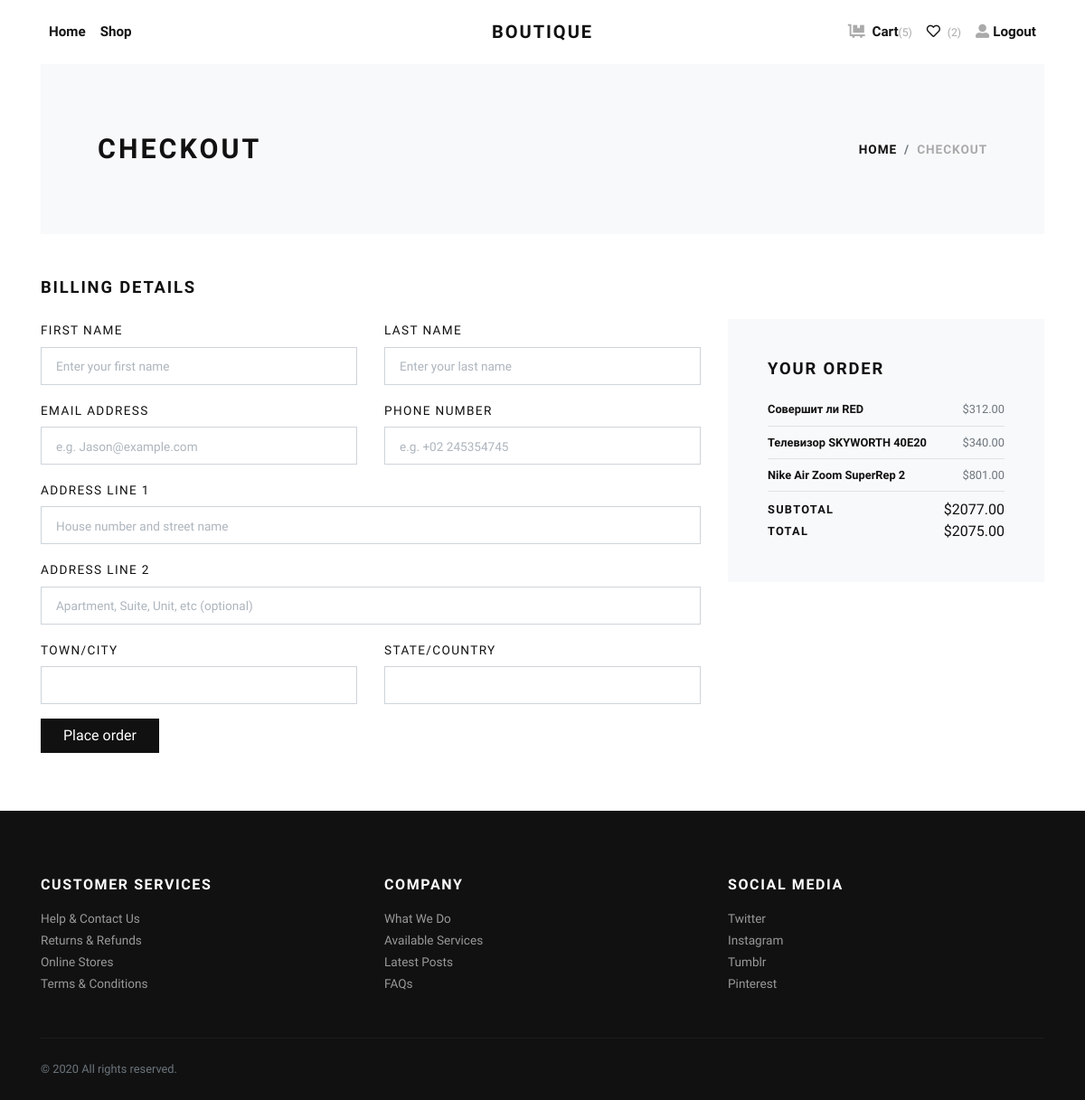
The page /checkout/ (signed in) on the database as committed earlier.
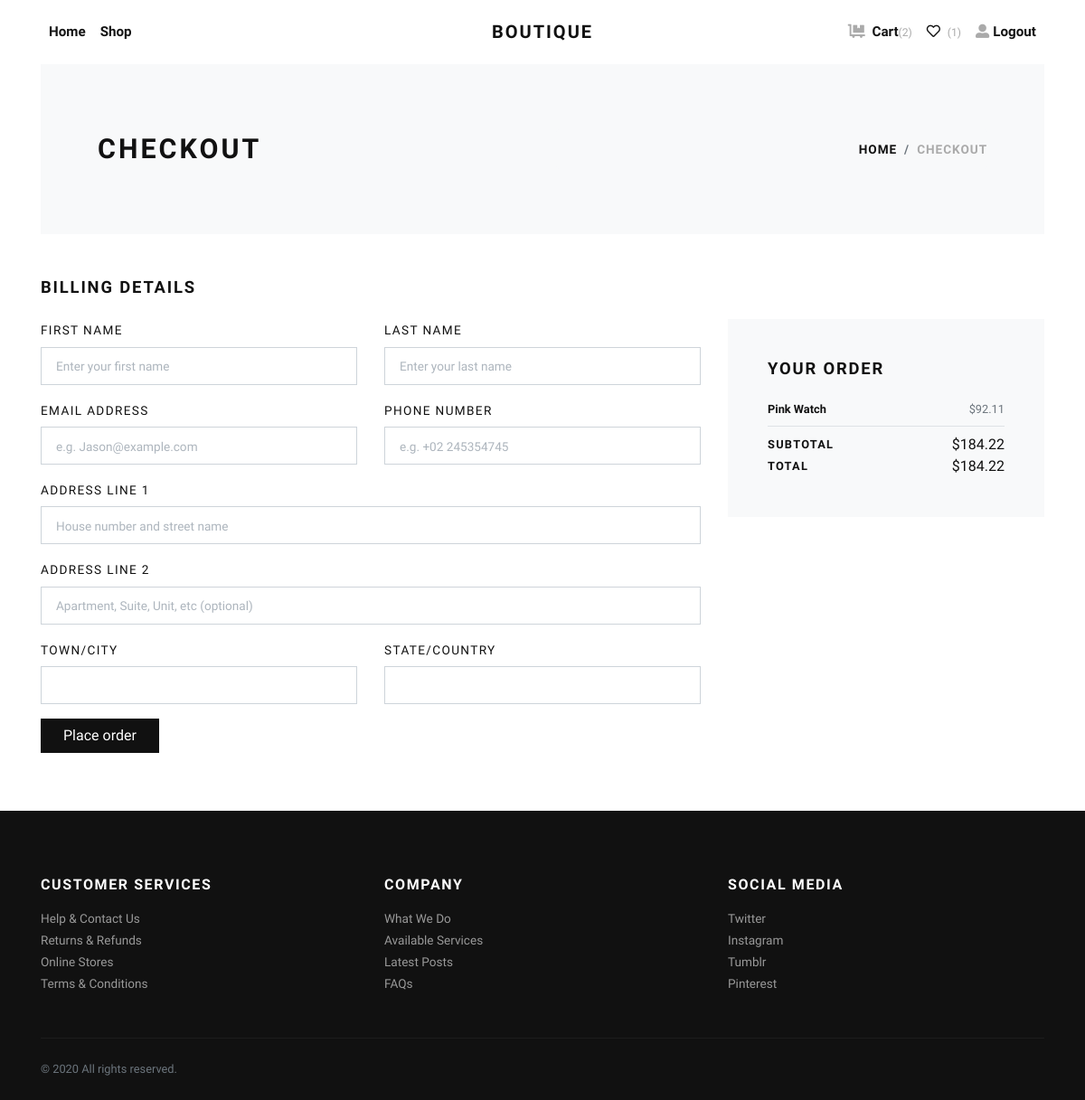
The same page on the database as committed later.
### products/models.py (models this page shows, shortened)
class Customer(models.Model):
    user = models.OneToOneField(
        User, on_delete=models.CASCADE, null=True, blank=True)
    full_name = models.CharField(max_length=200, null=True)
    email = models.CharField(max_length=200, null=True)

class Order(models.Model):
    customer = models.ForeignKey(
        Customer, on_delete=models.CASCADE)
    coupon = models.ForeignKey(
        Coupon, on_delete=models.SET_NULL, blank=True, null=True)
    complete = models.BooleanField(default=False)
    @property
    def get_cart_total(self):
        order_items = self.orderitem_set.all()
        total = sum([item.get_total for item in order_items])
        return total
    @property
    def get_cart_items(self):
        order_items = self.orderitem_set.all()
        total = sum([item.quantity for item in order_items])
        return total
    @property
    def get_coupon(self):
        if self.coupon:
            return True
        return False

class OrderItem(models.Model):
    product = models.ForeignKey(
        Product, on_delete=models.CASCADE)
    order = models.ForeignKey(
        Order, on_delete=models.SET_NULL, blank=True, null=True)
    quantity = models.IntegerField(default=0, null=True, blank=True)
    date_added = models.DateTimeField(auto_now_add=True)
    @property
    def get_total(self):
        total = self.product.price * self.quantity
        return total

class Product(models.Model):
    PRODUCT_STATUS = (
        (None, 'NONE'),
        ('danger', 'SOLD'),
        ('primary', 'SALE'),
        ('info', 'NEW'),
    )
    name = models.CharField(max_length=200)
    price = models.FloatField()
    image = models.ImageField(upload_to='products')
    about = models.TextField()
    sku = models.IntegerField(default=0)
    brand = models.ForeignKey(Brand, on_delete=models.CASCADE)
    category = models.ForeignKey(Category, on_delete=models.CASCADE)
    type = models.ManyToManyField(Type)
    description = RichTextField()
    status = models.CharField(
        choices=PRODUCT_STATUS,
        default=None, max_length=10,
        null=True, blank=True
    )
    stars = models.IntegerField(
        validators=[
            MinValueValidator(0),
            MaxValueValidator(5)]
    )
    completed = models.BooleanField(default=False)

class Coupon(models.Model):
    code = models.CharField(max_length=20)
    discount = models.IntegerField()

### products/views.py (the view)
# urls.py: path('checkout/', views.CheckoutView.as_view(), name="checkout"),
class CheckoutView(TemplateView, GetItemsProduct):
    template_name = 'products/checkout.html'
    @method_decorator(login_required(login_url='/users/login'))
    def dispatch(self, *args, **kwargs):
        return super().dispatch(*args, **kwargs)

### products/templates/products/checkout.html (shortened to what this page needs)
{% extends 'base.html' %}
{% block content %}
    <div class="page-holder">
        {% include 'include/navbar.html' %}
        <div class="container">
            <section class="py-5 bg-light">
                <div class="container">
                    <div class="row px-4 px-lg-5 py-lg-4 align-items-center">
                        <div class="col-lg-6">
                            <h1 class="h2 text-uppercase mb-0">Checkout</h1>
                        </div>
                        <div class="col-lg-6 text-lg-right">
                            <nav aria-label="breadcrumb">
                                <ol class="breadcrumb justify-content-lg-end mb-0 px-0">
                                    <li class="breadcrumb-item"><a href="{% url 'products:home' %}">Home</a></li>
                                    <li class="breadcrumb-item active" aria-current="page">Checkout</li>
                                </ol>
                            </nav>
                        </div>
                    </div>
                </div>
            </section>
            <section class="py-5">
                <h2 class="h5 text-uppercase mb-4">Billing details</h2>
                <div class="row">
                    <div class="col-lg-8">
                        <form action="{% url 'products:send-mail-checkout' %}" method="post">
                            <div class="row">
                                <div class="col-lg-6 form-group">
                                    <label class="text-small text-uppercase" for="firstName">First name</label>
                                    <input class="form-control form-control-lg" id="firstName" type="text"
                                           placeholder="Enter your first name" name="firstname" required>
                                </div>
                                <div class="col-lg-6 form-group">
                                    <label class="text-small text-uppercase" for="lastName">Last name</label>
                                    <input class="form-control form-control-lg" id="lastName" type="text"
                                           placeholder="Enter your last name" name="lastname" required>
                                </div>
                                <div class="col-lg-6 form-group">
                                    <label class="text-small text-uppercase" for="email">Email address</label>
                                    <input class="form-control form-control-lg" id="email" type="email"
                                           placeholder="e.g. Jason@example.com" name="email" required>
                                </div>
                                <div class="col-lg-6 form-group">
                                    <label class="text-small text-uppercase" for="phone">Phone number</label>
                                    <input class="form-control form-control-lg" id="phone" type="tel"
                                           placeholder="e.g. +02 245354745" name="phone" required>
                                </div>
                                <div class="col-lg-12 form-group">
                                    <label class="text-small text-uppercase" for="address">Address line 1</label>
                                    <input class="form-control form-control-lg" id="address" type="text"
                                           placeholder="House number and street name" name="add1" required>
                                </div>
                                <div class="col-lg-12 form-group">
                                    <label class="text-small text-uppercase" for="address">Address line 2</label>
                                    <input class="form-control form-control-lg" id="addressalt" type="text"
                                           placeholder="Apartment, Suite, Unit, etc (optional)" name="add2" required>
                                </div>
                                <div class="col-lg-6 form-group">
                                    <label class="text-small text-uppercase" for="city">Town/City</label>
                                    <input class="form-control form-control-lg" id="city" type="text" name="city" required>
                                </div>
                                <div class="col-lg-6 form-group">
                                    <label class="text-small text-uppercase" for="state">State/Country</label>
                                    <input class="form-control form-control-lg" id="state" type="text" name="country" required>
                                </div>
                                <div class="col-lg-12 form-group">
                                    <button class="btn btn-dark" type="submit">Place order</button>
                                </div>
                            </div>
                        </form>
                    </div>
                    <div class="col-lg-4">
                        <div class="card border-0 rounded-0 p-lg-4 bg-light">
                            <div class="card-body">
                                <h5 class="text-uppercase mb-4">Your order</h5>
                                <ul class="list-unstyled mb-0">
                                    {% for item in view.get_item %}
                                        <li class="d-flex align-items-center justify-content-between">
                                            <strong class="small font-weight-bold">
                                                {{ item.product.name }}
                                            </strong>
                                            <span class="text-muted small">${{ item.product.price|floatformat:2 }}</span>
                                        </li>
                                        <li class="border-bottom my-2"></li>
                                    {% endfor %}
                                    <li class="d-flex align-items-center justify-content-between"><strong
                                            class="text-uppercase small font-weight-bold">Subtotal</strong><span>${{ view.get_order.get_cart_total|floatformat:2 }}</span>
                                    </li>
                                    <li class="d-flex align-items-center justify-content-between"><strong
                                            class="text-uppercase small font-weight-bold">Total</strong><span>${{ view.get_coupon|floatformat:2 }}</span>
                                    </li>
                                </ul>
                            </div>
                        </div>
                    </div>
                </div>
            </section>
        </div>
        {% include 'include/footer.html' %}
    </div>
{% endblock %}

### users/templates/base.html (shortened to what this page needs)
{% load static %}
<!DOCTYPE html>
<html lang="en">
<head>
    <link rel="stylesheet" href="{% static 'vendor/bootstrap/css/bootstrap.min.css' %}">
    <link rel="stylesheet" href="{% static 'vendor/lightbox2/css/lightbox.min.css' %}">
    <link rel="stylesheet" href="{% static 'vendor/nouislider/nouislider.min.css' %}">
    <link rel="stylesheet" href="{% static 'vendor/bootstrap-select/css/bootstrap-select.min.css' %}">
    <link rel="stylesheet" href="{% static 'vendor/owl.carousel2/assets/owl.carousel.min.css' %}">
    <link rel="stylesheet" href="{% static 'vendor/owl.carousel2/assets/owl.theme.default.css' %}">
    <link rel="stylesheet" href="{% static 'css/style.default.css' %}" id="theme-stylesheet">
    <link rel="stylesheet" href="{% static 'css/custom.css' %}">
</head>
<body>
    {% block content %}
    {% endblock %}
    <link rel="stylesheet" href="https://use.fontawesome.com/releases/v5.7.1/css/all.css">
</body>
</html>

### products/templates/include/navbar.html (shortened to what this page needs)
<header class="header bg-white">
    <div class="container px-0 px-lg-3">
        <nav class="navbar navbar-expand-lg navbar-light py-3 px-lg-0"><a class="navbar-brand"
                href="{% url 'products:home' %}"><span
                    class="font-weight-bold text-uppercase text-dark">Boutique</span></a>
            <div class="collapse navbar-collapse" id="navbarSupportedContent">
                <ul class="navbar-nav mr-auto">
                    <li class="nav-item">
                        <a class="nav-link {% if active == 'home' %}active{% endif %}"
                            href="{% url 'products:home' %}">Home</a>
                    </li>
                    <li class="nav-item">
                        <a class="nav-link {% if active == 'shop' %}active{% endif %}"
                            href="{% url 'products:shop' %}">Shop</a>
                    </li>
                </ul>
                <ul class="navbar-nav ml-auto">
                    {% if request.user.is_authenticated %}
                    <li class="nav-item">
                        <a class="nav-link {% if active == 'cart' %}active{% endif %}" href="{% url 'products:cart' %}">
                            <i class="fas fa-dolly-flatbed mr-1 text-gray"></i>
                            Cart<small class="text-gray">({{ view.get_cart_item }})</small>
                        </a>
                    </li>
                    <li class="nav-item">
                        <a class="nav-link {% if active == 'wishlist' %}active{% endif %}" href="{% url 'products:wishlist' %}">
                            <i class="far fa-heart mr-1"></i>
                            <small class="text-gray">({{ view.get_wishlist.count }})</small>
                        </a>
                    </li>
                    <li class="nav-item">
                        <a class="nav-link" href="{% url 'users:logout' %}"> <i
                                class="fas fa-user-alt mr-1 text-gray"></i>Logout
                        </a>
                    </li>
                    {% endif %}
                </ul>
            </div>
        </nav>
    </div>
</header>

### products/templates/include/footer.html
<footer class="bg-dark text-white">
    <div class="container py-4">
        <div class="row py-5">
            <div class="col-md-4 mb-3 mb-md-0">
                <h6 class="text-uppercase mb-3">Customer services</h6>
                <ul class="list-unstyled mb-0">
                    <li><a class="footer-link" href="#">Help &amp; Contact Us</a></li>
                    <li><a class="footer-link" href="#">Returns &amp; Refunds</a></li>
                    <li><a class="footer-link" href="#">Online Stores</a></li>
                    <li><a class="footer-link" href="#">Terms &amp; Conditions</a></li>
                </ul>
            </div>
            <div class="col-md-4 mb-3 mb-md-0">
                <h6 class="text-uppercase mb-3">Company</h6>
                <ul class="list-unstyled mb-0">
                    <li><a class="footer-link" href="#">What We Do</a></li>
                    <li><a class="footer-link" href="#">Available Services</a></li>
                    <li><a class="footer-link" href="#">Latest Posts</a></li>
                    <li><a class="footer-link" href="#">FAQs</a></li>
                </ul>
            </div>
            <div class="col-md-4">
                <h6 class="text-uppercase mb-3">Social media</h6>
                <ul class="list-unstyled mb-0">
                    <li><a class="footer-link" href="#">Twitter</a></li>
                    <li><a class="footer-link" href="#">Instagram</a></li>
                    <li><a class="footer-link" href="#">Tumblr</a></li>
                    <li><a class="footer-link" href="#">Pinterest</a></li>
                </ul>
            </div>
        </div>
        <div class="border-top pt-4" style="border-color: #1d1d1d !important">
            <div class="row">
                <div class="col-lg-6">
                    <p class="small text-muted mb-0">&copy; 2020 All rights reserved.</p>
                </div>
            </div>
        </div>
    </div>
</footer>

Rows that differ between the two databases and show on the page:
removed OrderItem: product.name "Совершит ли RED", product.price "312.00"
removed OrderItem: product.name "Телевизор SKYWORTH 40E20", product.price "340.00"
removed OrderItem: product.name "Nike Air Zoom SuperRep 2", product.price "801.00"
added OrderItem: product.name "Pink Watch", product.price "92.11"
Other text that changed with them:
{{ view.get_cart_item }}: "5" → "2"
{{ view.get_wishlist.count }}: "2" → "1"
{{ view.get_order.get_cart_total|floatformat:2 }}: "2077.00" → "184.22"
{{ view.get_coupon|floatformat:2 }}: "2075.00" → "184.22"
